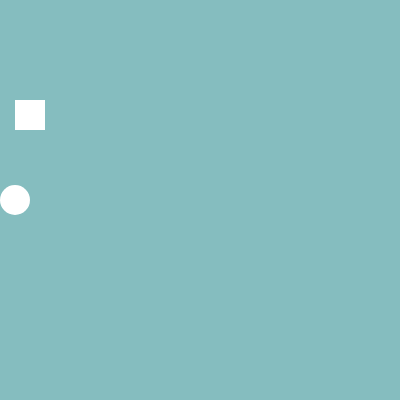
Frame 1 (no input)
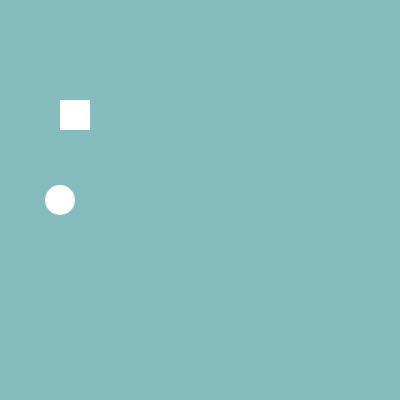
Frame 60 (no input)
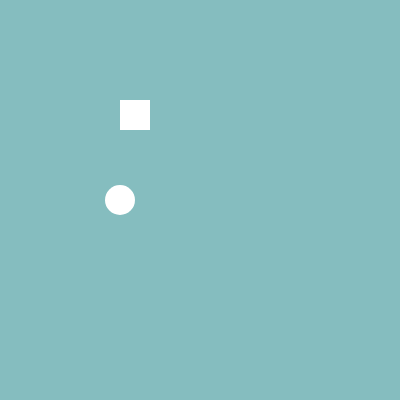
Frame 120 (the mouse pressed at the canvas centre since frame 60)

The p5.js sketch that drew these frames (run headless with seeded random() and noise() and a simulated clock; from frame 60 on, the mouse is pressed at the canvas centre):

// p5.js sketch
// ── sketch.js
let ballX = 0;
let rectX = 0;
let ballSpeed = 15;
let shouldMove = true

function setup() {
  createCanvas(400, 400);
  noStroke()
}

function draw() {
  background("#85BDBF");

    if (ballX > width || ballX < 0) {
      ballSpeed = ballSpeed * -1;
    }
    if(shouldMove){
    ballX = ballX + ballSpeed;
    }
    ellipse(ballX, height/2, 30)

    rectX = rectX + 1;
    rect(ballX, 100, 30, 30);
  }

    function mouseClicked(){
      shouldMove = ! shouldMove;
    }
